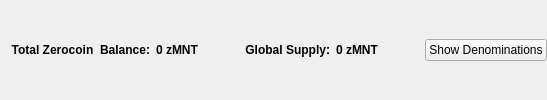
                       <widget class="QFrame" name="balanceSupplyFrame">
                        <layout class="QHBoxLayout" name="horizontalLayout_2" stretch="0,0,0,1,0">
                         <property name="rightMargin">
                          <number>0</number>
                         </property>
                         <item>
                          <layout class="QHBoxLayout" name="horizontalLayout_34">
                           <item>
                            <widget class="QLabel" name="labelzAvailableText_3">
                             <property name="font">
                              <font>
                               <weight>75</weight>
                               <bold>true</bold>
                              </font>
                             </property>
                             <property name="toolTip">
                              <string>Total Balance including unconfirmed and immature zMNT</string>
                             </property>
                             <property name="text">
                              <string>Total Zerocoin  Balance:</string>
                             </property>
                             <property name="alignment">
                              <set>Qt::AlignRight|Qt::AlignTrailing|Qt::AlignVCenter</set>
                             </property>
                            </widget>
                           </item>
                           <item>
                            <widget class="QLabel" name="labelzAvailableAmount_4">
                             <property name="minimumSize">
                              <size>
                               <width>40</width>
                               <height>0</height>
                              </size>
                             </property>
                             <property name="font">
                              <font>
                               <weight>75</weight>
                               <bold>true</bold>
                              </font>
                             </property>
                             <property name="toolTip">
                              <string>Total Balance including unconfirmed and immature zMNT</string>
                             </property>
                             <property name="text">
                              <string>0 zMNT</string>
                             </property>
                             <property name="alignment">
                              <set>Qt::AlignLeading|Qt::AlignLeft|Qt::AlignVCenter</set>
                             </property>
                            </widget>
                           </item>
                          </layout>
                         </item>
                         <item>
                          <spacer name="horizontalSpacer_32">
                           <property name="orientation">
                            <enum>Qt::Horizontal</enum>
                           </property>
                           <property name="sizeHint" stdset="0">
                            <size>
                             <width>40</width>
                             <height>20</height>
                            </size>
                           </property>
                          </spacer>
                         </item>
                         <item>
                          <layout class="QHBoxLayout" name="horizontalLayout_35">
                           <item>
                            <widget class="QLabel" name="labelZsupplyText_2">
                             <property name="font">
                              <font>
                               <weight>75</weight>
                               <bold>true</bold>
                              </font>
                             </property>
                             <property name="text">
                              <string>Global Supply:</string>
                             </property>
                             <property name="alignment">
                              <set>Qt::AlignRight|Qt::AlignTrailing|Qt::AlignVCenter</set>
                             </property>
                            </widget>
                           </item>
                           <item>
                            <widget class="QLabel" name="labelZsupplyAmount_2">
                             <property name="font">
                              <font>
                               <weight>75</weight>
                               <bold>true</bold>
                              </font>
                             </property>
                             <property name="text">
                              <string>0 zMNT</string>
                             </property>
                            </widget>
                           </item>
                          </layout>
                         </item>
                         <item>
                          <spacer name="horizontalSpacer_31">
                           <property name="orientation">
                            <enum>Qt::Horizontal</enum>
                           </property>
                           <property name="sizeHint" stdset="0">
                            <size>
                             <width>40</width>
                             <height>20</height>
                            </size>
                           </property>
                          </spacer>
                         </item>
                         <item>
                          <widget class="QPushButton" name="pushButtonShowDenoms">
                           <property name="toolTip">
                            <string>Show zMNT denominations list</string>
                           </property>
                           <property name="text">
                            <string>Show Denominations</string>
                           </property>
                          </widget>
                         </item>
                        </layout>
                       </widget>
